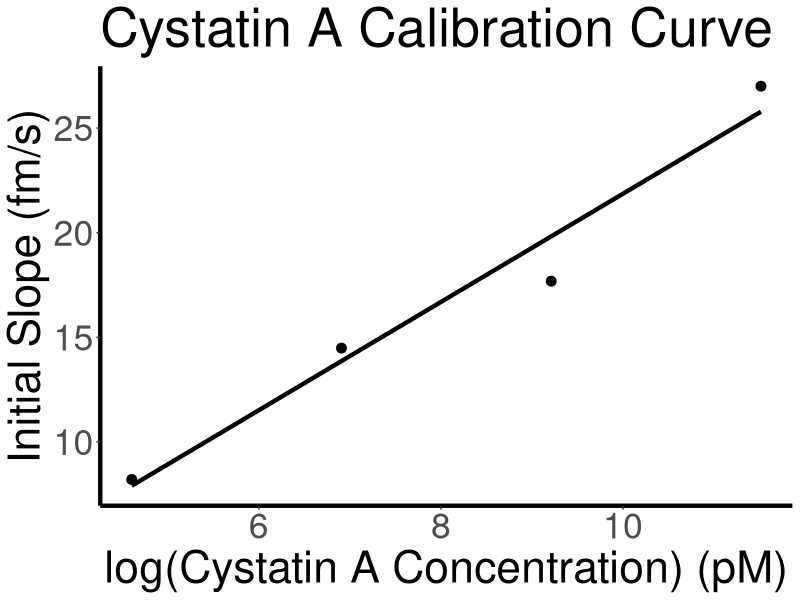

This chart was generated by the following R code:
library(ggplot2)

# standard concentration units == pM
# initial slope units == fm/s
calibration_curve <- read.csv('flower_cystatin_a_calibration_curve.csv')
colnames(calibration_curve) <- c('standard_concentration', 'initial_slope')
calibration_curve$standard_concentration <- log(calibration_curve$standard_concentration)

svg('Figure_S6.svg', width=12, height=12)
ggplot(calibration_curve, aes(x=standard_concentration, y=initial_slope)) +
  geom_point(size=3, colour='black') +
  geom_smooth(method='lm', se=FALSE, size=1.5, colour='black') +
  theme(panel.grid.major=element_blank(),
        panel.grid.minor=element_blank(),
        panel.background=element_blank(),
        axis.line=element_line(colour='black', size=1.5),
        text=element_text(size=32)) +
  labs(title='Cystatin A Calibration Curve',
       x='log(Cystatin A Concentration) (pM)',
       y='Initial Slope (fm/s)')
dev.off()
